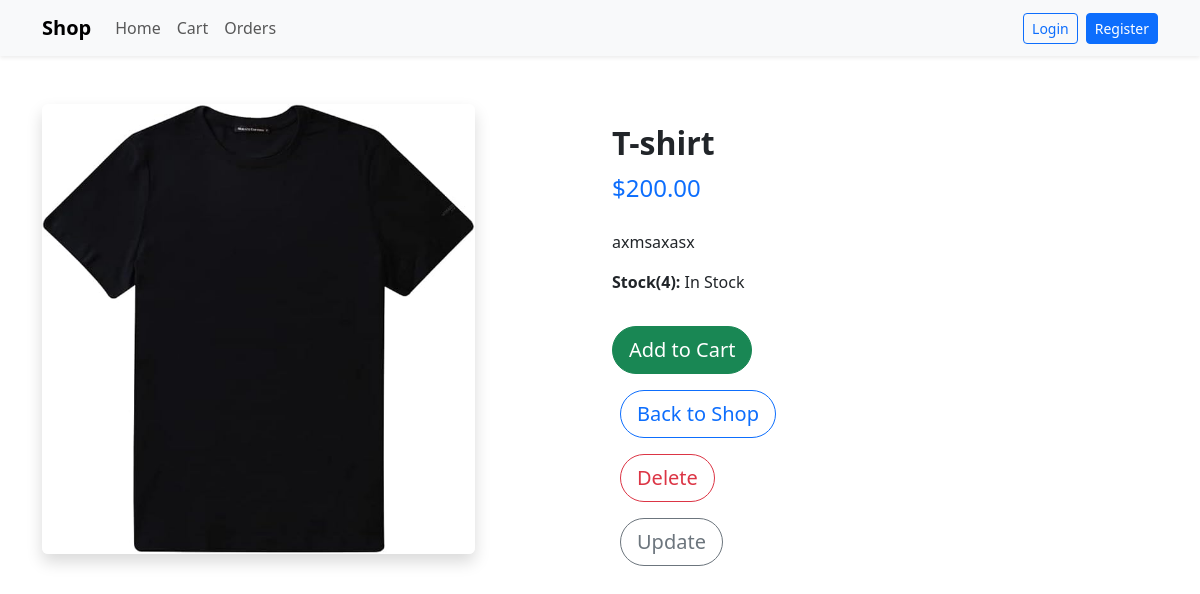
The app's page /shop/product/9/ with its own data.
### shop/models.py (models this page shows, shortened)
class Product(models.Model):
   name=models.CharField(max_length=100)
   description=models.TextField()
   price=models.DecimalField(max_digits=10, decimal_places=2)
   stock=models.IntegerField()
   image=models.ImageField(upload_to='products/', null=True, blank=True)
   created_at=models.DateTimeField(auto_now_add=True)

### shop/views.py (the view)
# urls.py: path('product/<int:pk>/',Product_DetailView.as_view(),name="product_detail"),
class Product_DetailView(DetailView):
    model = Product
    template_name = "shop/detail.html"
    context_object_name = "Details_product"

### shop/templates/shop/detail.html (shortened to what this page needs)
{% load static %}
<!DOCTYPE html>
<html lang="en">
<head>
  <link rel="stylesheet" href="{% static 'CSS/style_two.css' %}">
  <link href="https://cdn.jsdelivr.net/npm/bootstrap@5.3.8/dist/css/bootstrap.min.css" rel="stylesheet">
</head>
<body>
  <nav class="navbar navbar-expand-lg navbar-light bg-light shadow-sm">
    <div class="container">
      <a class="navbar-brand fw-bold" href="{% url 'home' %}">Shop</a>
      <div class="collapse navbar-collapse" id="navbarNav">
        <ul class="navbar-nav me-auto">
          <li class="nav-item"><a class="nav-link" href="{% url 'home' %}">Home</a></li>
          <li class="nav-item"><a class="nav-link" href="{% url 'cart_items' %}">Cart</a></li>
          <li class="nav-item"><a class="nav-link" href="{% url 'order_list' %}">Orders</a></li>
        </ul>
        <ul class="navbar-nav ms-auto">
          {% if user.is_authenticated %}
            <li class="nav-item"><span class="nav-link">Hello, {{ user.username }}</span></li>
            <li class="nav-item">
              <form action="{% url 'logout' %}" method="post">
                {% csrf_token %}
                <button type="submit" class="btn btn-outline-secondary btn-sm">Logout</button>
              </form>
            </li>
          {% else %}
            <li class="nav-item"><a class="btn btn-outline-primary btn-sm me-2" href="{% url 'login' %}">Login</a></li>
            <li class="nav-item"><a class="btn btn-primary btn-sm" href="{% url 'register' %}">Register</a></li>
          {% endif %}
        </ul>
      </div>
    </div>
  </nav>
  <section class="py-5">
    <div class="container">
      <div class="row g-4">
        <div class="col-md-6">
          {% if Details_product.image %}
            <img src="{{ Details_product.image.url }}" class="img-fluid rounded shadow" alt="{{ Details_product.name }}">
          {% else %}
            <img src="{% static 'shop/images/placeholder.png' %}" class="img-fluid rounded shadow" alt="No image">
          {% endif %}
        </div>
        <div class="col-md-6">
          <h2 class="fw-bold">{{ Details_product.name }}</h2>
          <p class="fs-4 text-primary">${{ Details_product.price }}</p>
          <p class="mt-4">{{ Details_product.description }}</p>
          <p><strong>Stock({{ Details_product.stock }}):</strong> {% if Details_product.stock > 0 %}In Stock{% else %}Out of Stock{% endif %}</p>
          <form method="post" action="{% url 'add_to_cart' Details_product.pk %}">
            {% if Details_product.stock > 0 %}
              <button type="submit" class="btn btn-success btn-lg mt-3">Add to Cart</button>
            {% else %}
              <button type="button" class="btn btn-secondary btn-lg mt-3" disabled>Out of Stock</button>
            {% endif %}
          </form>
          <a href="{% url 'home' %}" class="btn btn-outline-primary btn-lg mt-3 ms-2">Back to Shop</a><br>
          <a href="{% url 'product_delete' Details_product.pk %}" class="btn btn-outline-danger btn-lg mt-3 ms-2">Delete</a><br>
          <a href="{% url 'product_edit' Details_product.pk %}" class="btn btn-outline-secondary btn-lg mt-3 ms-2">Update</a>
        </div>
      </div>
    </div>
  </section>
</body>
</html>

### shop/static/CSS/style_two.css (style rules this page uses)
section.py-5 img { max-height: 450px; object-fit: cover; }
section.py-5 h2 { margin-top: 20px; }
section.py-5 .btn { border-radius: 25px; transition: transform 0.3s ease; }

### records on screen
Product: image (picture), name "T-shirt", price "200.00", description "axmsaxasx", stock "4"
